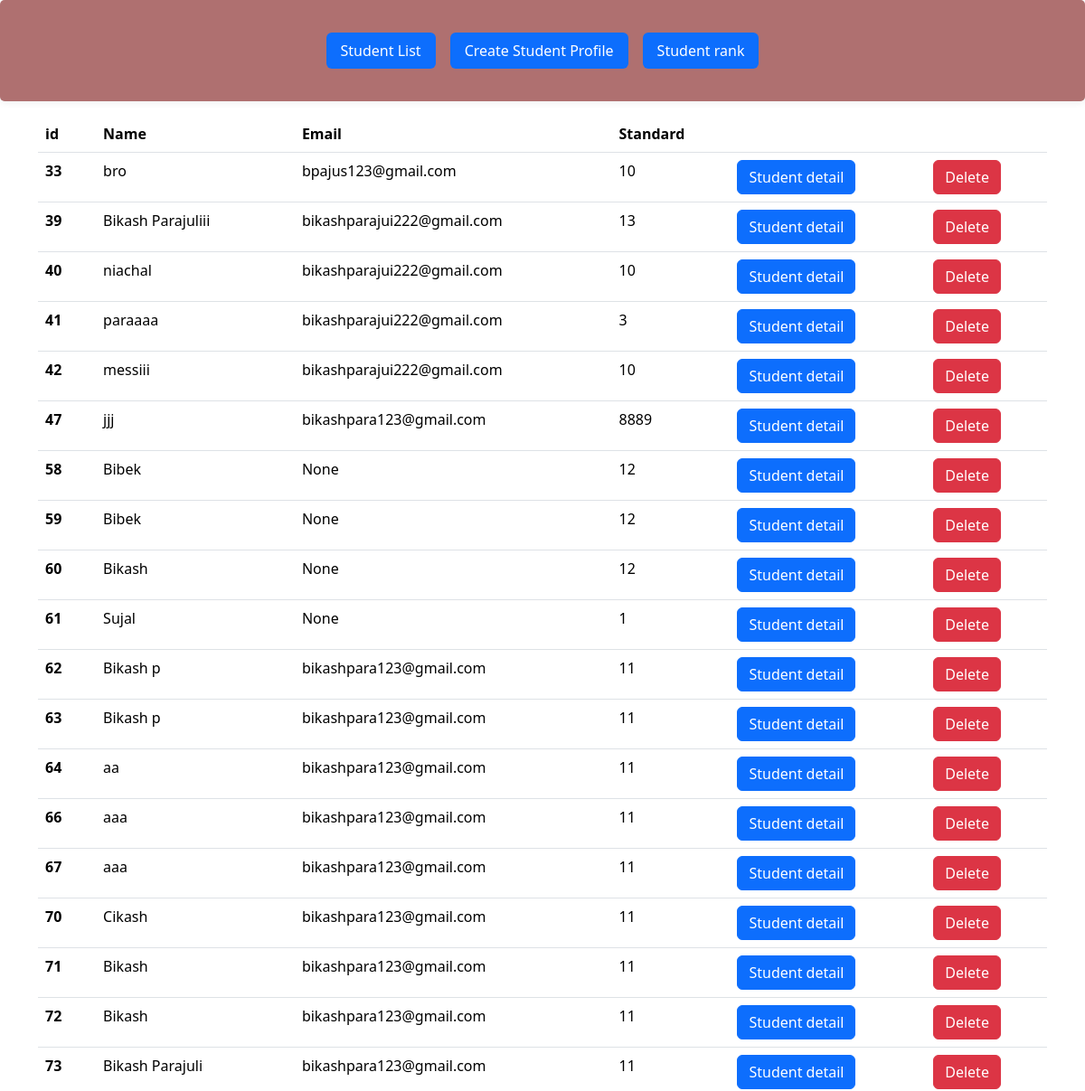
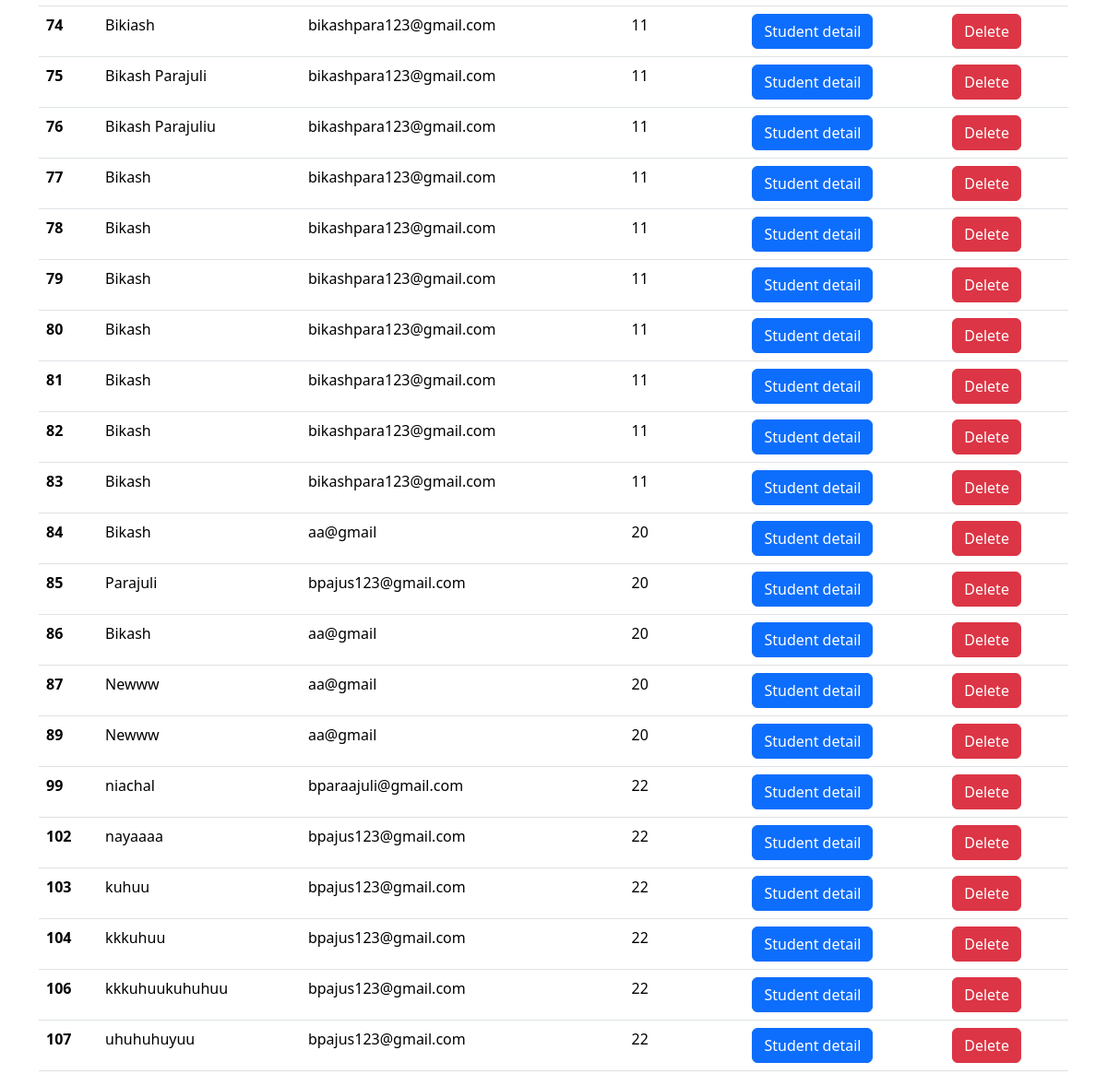
The app's page /student_list, older data (2 pictures, top to bottom).
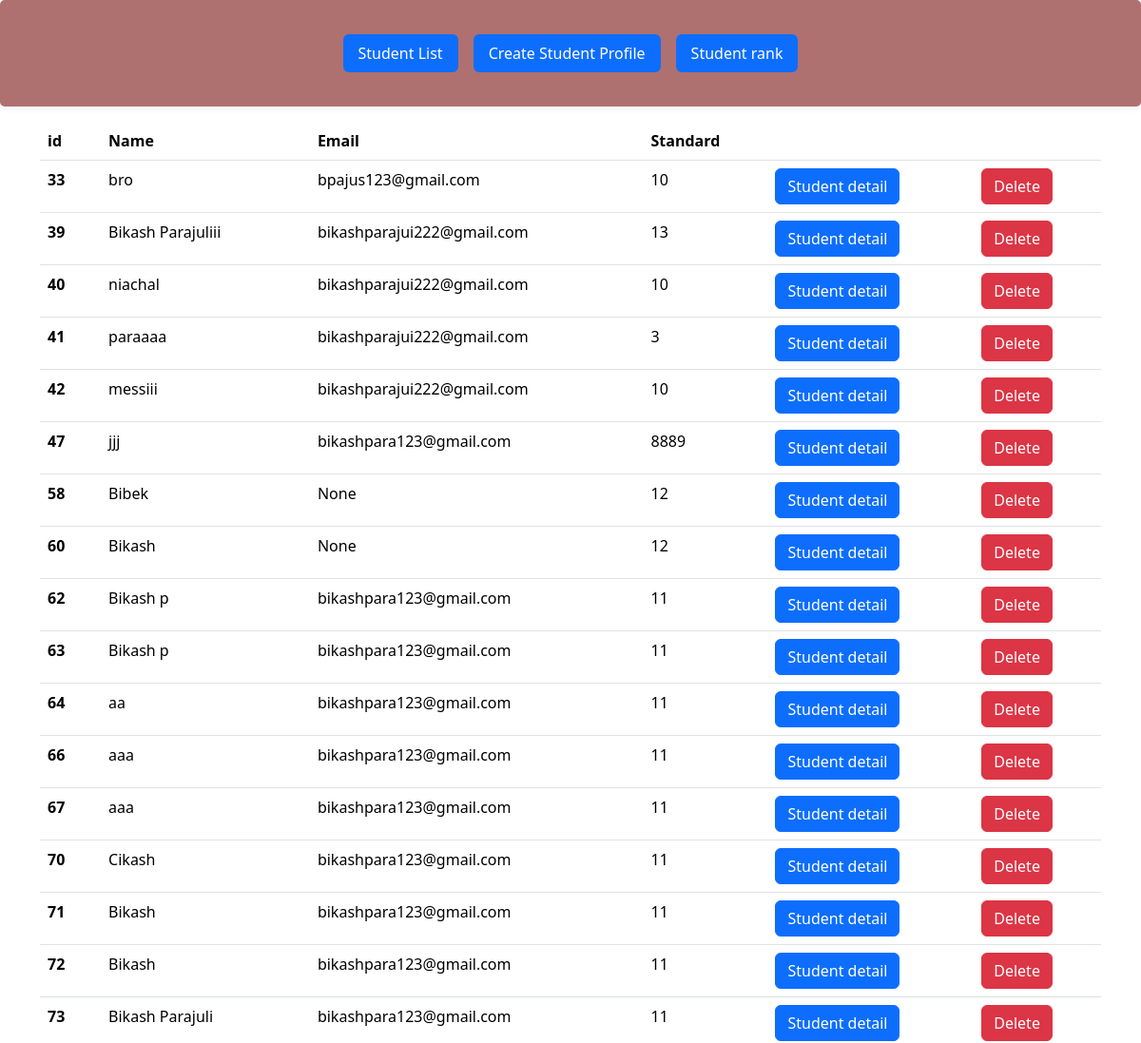
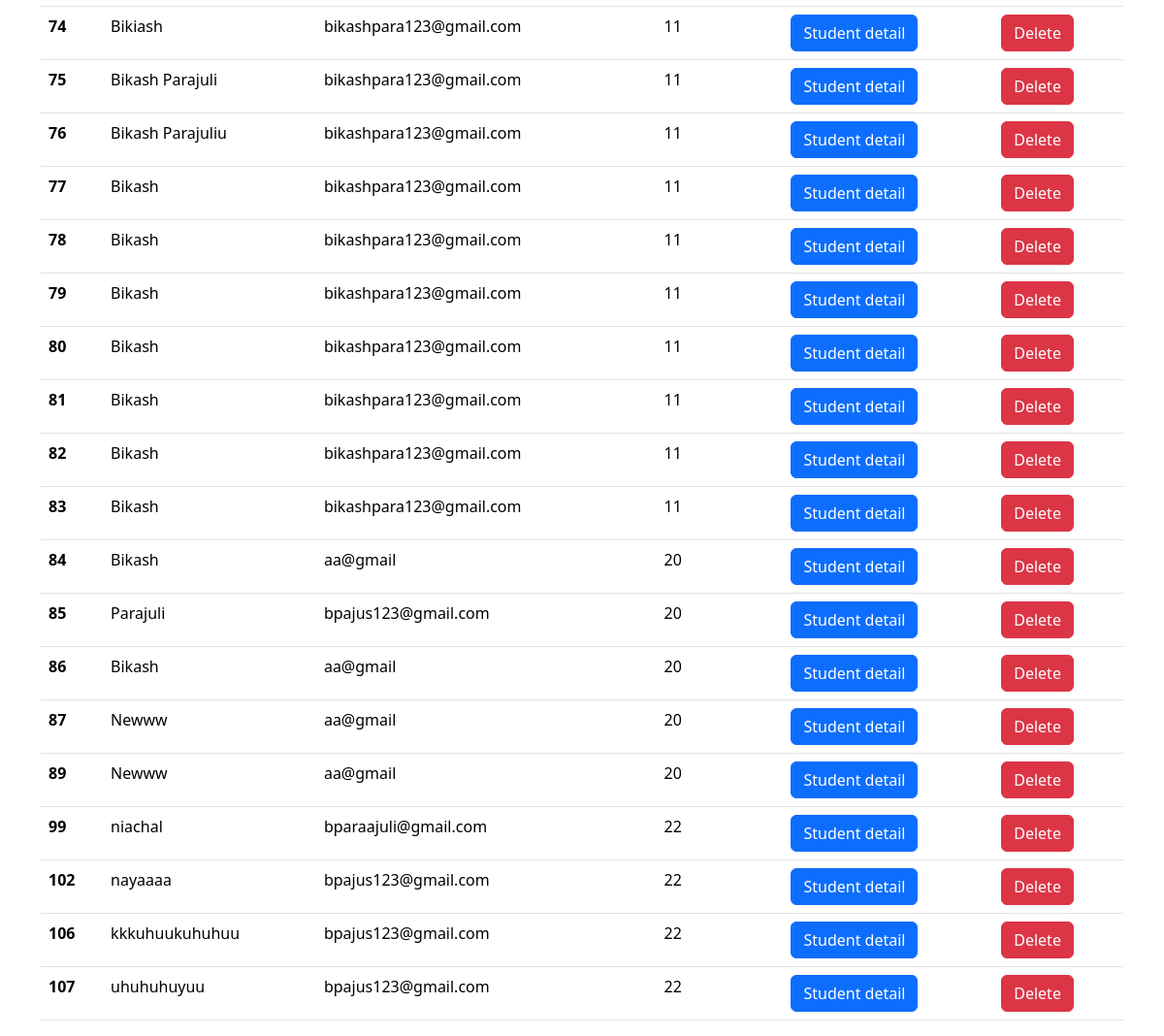
The same page, newer data (2 pictures, top to bottom).
### grading_tool/models.py (models this page shows, shortened)
class Student_profile(models.Model):
    student_name = models.CharField(max_length=100)
    student_age = models.IntegerField()
    student_rollno = models.IntegerField()
    student_address = models.CharField(max_length=250)
    student_contact = models.IntegerField()
    student_email = models.CharField(blank=True, null=True, max_length=250)
    student_standard = models.IntegerField()
    student_photo = models.ImageField(upload_to='student_photos/', null=True, blank=True)

### grading_tool/views.py (the view)
# urls.py: path('student_list', StudentListView.as_view(),name='student_list'),
class StudentListView(ListView):
    model = Student_profile
    template_name = 'student_list.html'
    context_object_name = 'students'
    def get_queryset(self):
        qs = Student_profile.objects.all()
        return qs

### grading_tool/templates/student_list.html (shortened to what this page needs)
{% extends 'base.html' %}
 {% block content %}
<div class="container table mt-3">
  <table class="table">
    <thead>
      <tr>
        <th scope="col">id</th>
        <th scope="col">Name</th>
        <th scope="col">Email</th>
        <th scope="col">Standard</th>
        <th scope="col"></th>
      </tr>
    </thead>
    <tbody>
      {% for student in students %}
      <tr>
        <th scope="row">{{student.id}}</th>
        <td>{{ student.student_name }}</td>
        <td>{{ student.student_email }}</td>
        <td>{{ student.student_standard }}</td>
        <td>
          <a href="{% url 'detail' student.id %}" class="btn btn-primary"
            >Student detail</a
          >
        </td>
        <td>
          <a href="{% url 'delete' student.id %}" class="btn btn-danger"
            >Delete</a
          >
        </td>
      </tr>
      {% endfor %}
    </tbody>
  </table>
</div>
{% endblock %}

### grading_tool/templates/base.html (shortened to what this page needs)
{% load i18n django_bootstrap5 %}
{% load static %}
<!DOCTYPE html>
<html>
<head>
    <link href="https://cdn.jsdelivr.net/npm/bootstrap@5.3.2/dist/css/bootstrap.min.css" rel="stylesheet">
    <link rel="stylesheet" type="text/css" href="{% static 'base.css' %}">
</head>
<body>
        <div class="headerrr">
          <div class="container">
            <header class="d-flex justify-content-center py-3">
              <ul class="nav nav-pills">
               <li class="nav-item"><a href="{% url 'student_list' %}" class="nav-link active" aria-current="page">Student List</a></li>
               <li class="nav-item ms-3"><a href="{% url 'create_profile' %}" class="nav-link active">Create Student Profile</a></li>
               <li class="nav-item ms-3"><a href="{% url 'student_rank' %}" class="nav-link active">Student rank</a></li>
              </ul>
            </header>
          </div>
        </div>
    {% block content %}
    {% endblock %}
</body>
</html>

### grading_tool/static/base.css (style rules this page uses)
.headerrr { background-color: #af7070; padding: 20px; border-radius: 5px; box-shadow: 0 0 10px rgba(0, 0, 0, 0.1); }

Row changes from the older to the newer data that the page shows:
removed Student_profile: id "59", student_name "Bibek", student_email "None", student_standard "12"
removed Student_profile: id "61", student_name "Sujal", student_email "None", student_standard "1"
removed Student_profile: id "103", student_name "kuhuu", student_email "bpajus123@gmail.com", student_standard "22"
removed Student_profile: id "104", student_name "kkkuhuu", student_email "bpajus123@gmail.com", student_standard "22"
